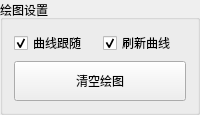
      <widget class="QGroupBox" name="groupBox_plot">
       <property name="title">
        <string>绘图设置</string>
       </property>
       <layout class="QVBoxLayout" name="verticalLayout_14">
        <item>
         <layout class="QHBoxLayout" name="horizontalLayout_19">
          <item>
           <widget class="QCheckBox" name="checkBox_dynamic_follow">
            <property name="sizePolicy">
             <sizepolicy hsizetype="Preferred" vsizetype="Fixed">
              <horstretch>0</horstretch>
              <verstretch>0</verstretch>
             </sizepolicy>
            </property>
            <property name="text">
             <string>曲线跟随</string>
            </property>
            <property name="checked">
             <bool>true</bool>
            </property>
           </widget>
          </item>
          <item>
           <widget class="QCheckBox" name="checkBox_dynamic_refresh">
            <property name="sizePolicy">
             <sizepolicy hsizetype="Preferred" vsizetype="Fixed">
              <horstretch>0</horstretch>
              <verstretch>0</verstretch>
             </sizepolicy>
            </property>
            <property name="text">
             <string>刷新曲线</string>
            </property>
            <property name="checked">
             <bool>true</bool>
            </property>
           </widget>
          </item>
         </layout>
        </item>
        <item>
         <widget class="QPushButton" name="pushButton_clear_plot">
          <property name="sizePolicy">
           <sizepolicy hsizetype="Preferred" vsizetype="Fixed">
            <horstretch>0</horstretch>
            <verstretch>0</verstretch>
           </sizepolicy>
          </property>
          <property name="minimumSize">
           <size>
            <width>0</width>
            <height>40</height>
           </size>
          </property>
          <property name="text">
           <string>清空绘图</string>
          </property>
         </widget>
        </item>
       </layout>
      </widget>
